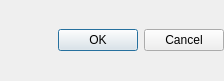
<ui version="4.0" >
 <class>dEditCall</class>
 <widget class="QDialog" name="dEditCall" >
  <property name="windowModality" >
   <enum>Qt::NonModal</enum>
  </property>
  <property name="geometry" >
   <rect>
    <x>0</x>
    <y>0</y>
    <width>224</width>
    <height>81</height>
   </rect>
  </property>
  <property name="windowTitle" >
   <string>Edit</string>
  </property>
  <property name="windowIcon" >
   <iconset resource="../glslDevil.qrc" >:/icons/icons/gltrace-edit_32.png</iconset>
  </property>
  <property name="modal" >
   <bool>true</bool>
  </property>
  <layout class="QGridLayout" >
   <property name="margin" >
    <number>0</number>
   </property>
   <property name="spacing" >
    <number>0</number>
   </property>
   <item row="0" column="0" >
    <layout class="QHBoxLayout" >
     <property name="margin" >
      <number>0</number>
     </property>
     <property name="spacing" >
      <number>6</number>
     </property>
    </layout>
   </item>
   <item row="1" column="0" >
    <widget class="QDialogButtonBox" name="buttonBox" >
     <property name="maximumSize" >
      <size>
       <width>1024</width>
       <height>100</height>
      </size>
     </property>
     <property name="orientation" >
      <enum>Qt::Horizontal</enum>
     </property>
     <property name="standardButtons" >
      <set>QDialogButtonBox::Cancel|QDialogButtonBox::NoButton|QDialogButtonBox::Ok</set>
     </property>
    </widget>
   </item>
  </layout>
 </widget>
 <resources>
  <include location="../glslDevil.qrc" />
 </resources>
 <connections>
  <connection>
   <sender>buttonBox</sender>
   <signal>accepted()</signal>
   <receiver>dEditCall</receiver>
   <slot>accept()</slot>
   <hints>
    <hint type="sourcelabel" >
     <x>248</x>
     <y>254</y>
    </hint>
    <hint type="destinationlabel" >
     <x>157</x>
     <y>274</y>
    </hint>
   </hints>
  </connection>
  <connection>
   <sender>buttonBox</sender>
   <signal>rejected()</signal>
   <receiver>dEditCall</receiver>
   <slot>reject()</slot>
   <hints>
    <hint type="sourcelabel" >
     <x>316</x>
     <y>260</y>
    </hint>
    <hint type="destinationlabel" >
     <x>286</x>
     <y>274</y>
    </hint>
   </hints>
  </connection>
 </connections>
</ui>
